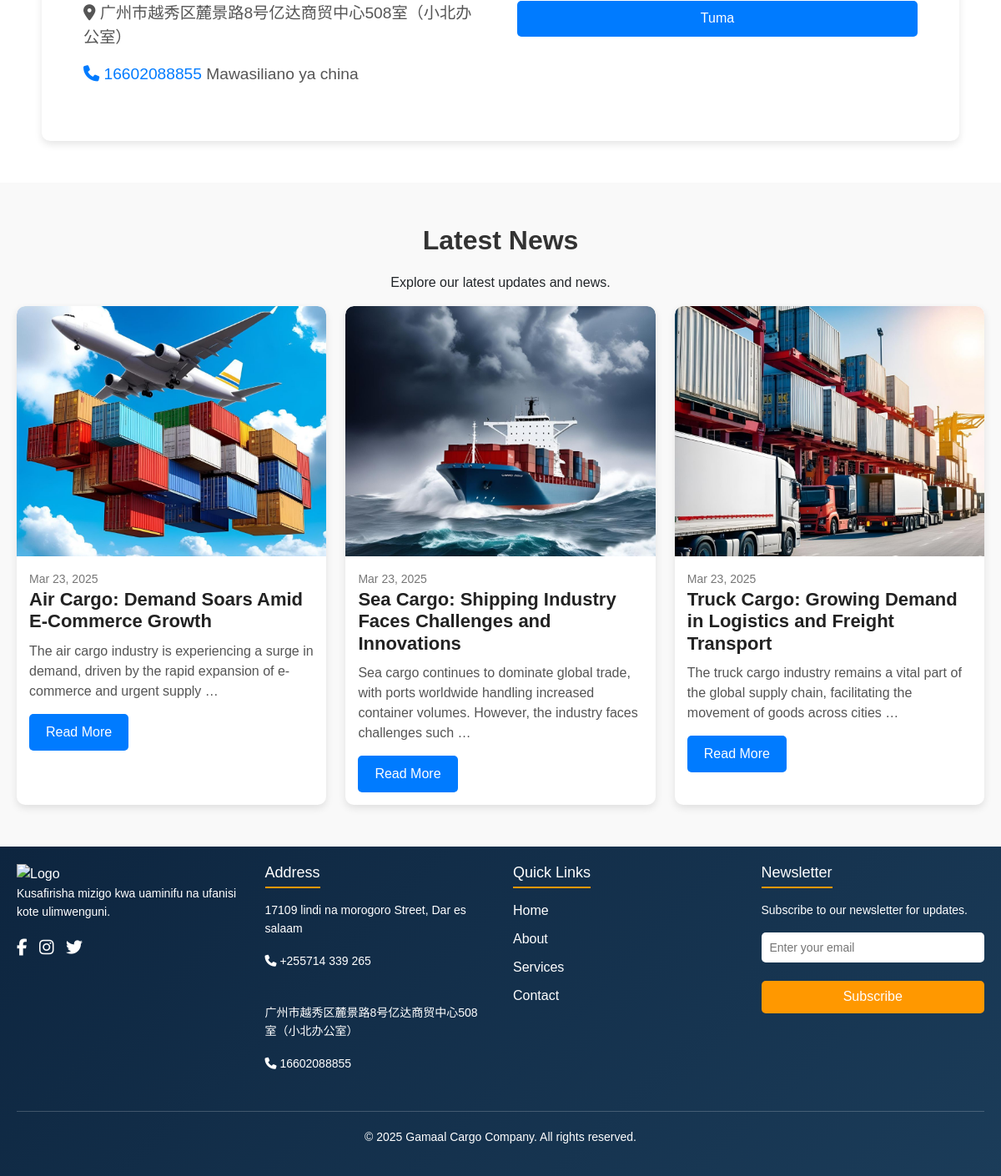
The app's page / (lower part), older data.
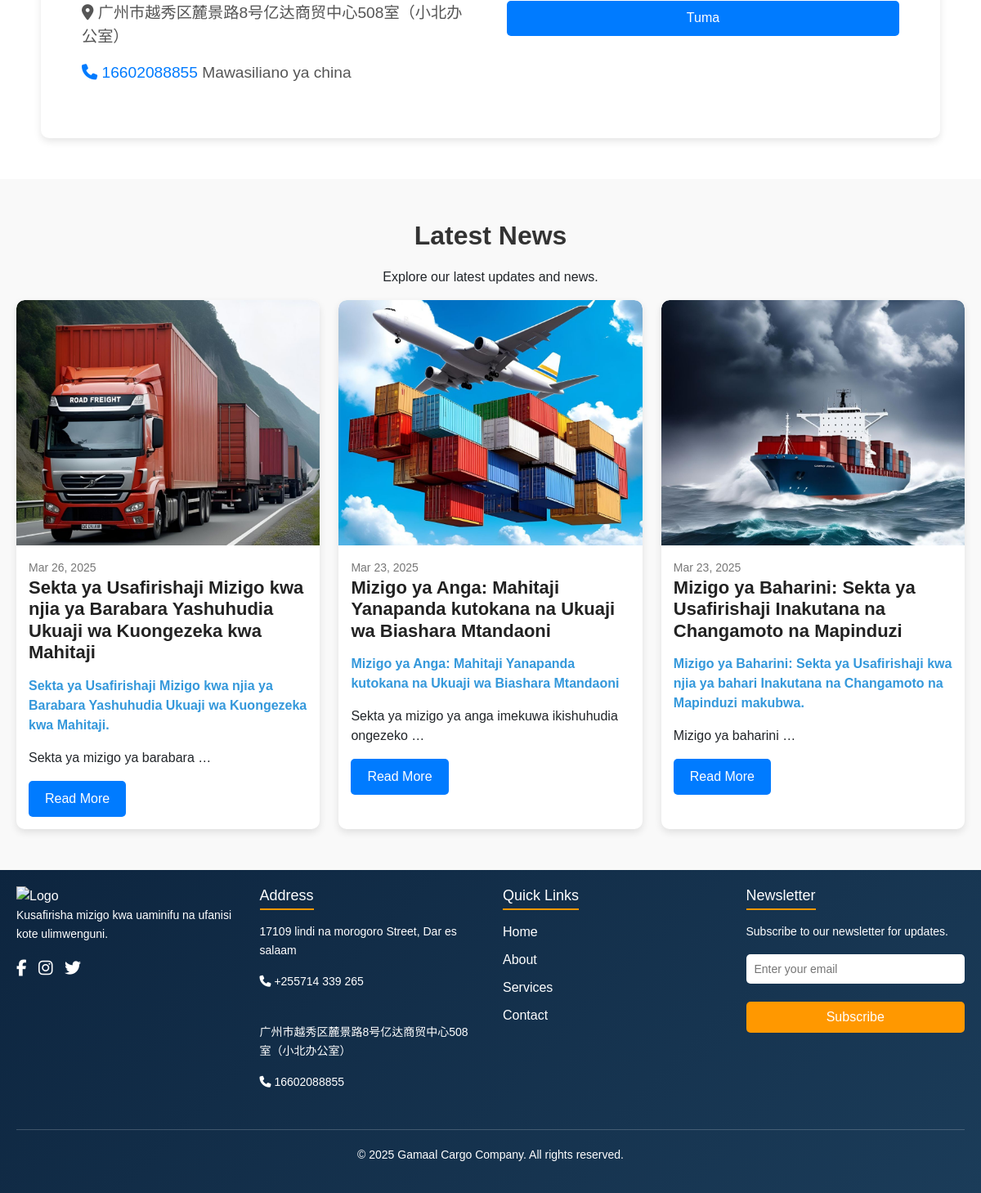
The same page, newer data.
### aircargo/models.py (models this page shows, shortened)
class News(models.Model):
    title = models.CharField(max_length=255)
    image = models.ImageField(upload_to='news_images/')
    date_posted = models.DateField(auto_now_add=True)
    content = RichTextField()  # Enables rich text editing

### aircargo/views.py (the view)
# urls.py: path('', home_view, name='home'),
def home_view(request):
    latest_news = News.objects.order_by('-date_posted')[:10]  # Get the 10 latest news posts
    return render(request, 'home.html', {'latest_news': latest_news})

### aircargo/templates/home.html (shortened to what this page needs)
{% extends 'base.html' %}
{% load static %}
{% block content %}
<section class="contact-section">
    <div class="contact-container">
        <div class="contact-info">
             <p><i class="fas fa-map-marker-alt"></i>  广州市越秀区麓景路8号亿达商贸中心508室（小北办公室）</p>
             <p><a href="tel:+255714339265"><i class="fas fa-phone"></i> 16602088855</a> Mawasiliano ya china</p>
        </div>
        <div class="contact-form">
            <form method="POST">
                <button type="submit">Tuma</button>
            </form>
        </div>
    </div>
</section>
<section class="latest-news">
    <h2>Latest News</h2>
    <p>Explore our latest updates and news.</p>
    <div class="news-container">
        {% for news in latest_news %}
        <div class="news-box">
            <img src="{{ news.image.url }}" alt="News Image">
            <div class="news-content">
                <span class="news-date">{{ news.date_posted|date:"M d, Y" }}</span>
                <h3 class="news-title">{{ news.title }}</h3>
                <p class="news-text">{{ news.content|truncatewords:20|safe }}</p>
                <a href="{% url 'news_detail' news.id %}" class="read-more">Read More</a>
            </div>
        </div>
        {% endfor %}
    </div>
</section>
{% endblock %}

### aircargo/templates/base.html (shortened to what this page needs)
<!DOCTYPE html>
<html lang="en">
<head>
    {% load static %}
    <link rel="stylesheet" href="https://cdnjs.cloudflare.com/ajax/libs/bootstrap/5.3.0/css/bootstrap.min.css">
    <link href="https://cdnjs.cloudflare.com/ajax/libs/font-awesome/6.0.0-beta3/css/all.min.css" rel="stylesheet">
    <link href="https://cdnjs.cloudflare.com/ajax/libs/font-awesome/5.15.4/css/all.min.css" rel="stylesheet">
    <link rel="stylesheet" href="https://cdnjs.cloudflare.com/ajax/libs/font-awesome/6.0.0/css/all.min.css">
    <link rel="stylesheet" href="https://cdnjs.cloudflare.com/ajax/libs/font-awesome/6.0.0/css/all.min.css">
    <link rel="stylesheet" href="https://cdnjs.cloudflare.com/ajax/libs/font-awesome/6.0.0/css/all.min.css">
    <link href="https://stackpath.bootstrapcdn.com/bootstrap/4.5.2/css/bootstrap.min.css" rel="stylesheet">
    <link href="https://cdnjs.cloudflare.com/ajax/libs/normalize/8.0.1/normalize.min.css" rel="stylesheet">
    <link rel="stylesheet" href="https://cdnjs.cloudflare.com/ajax/libs/font-awesome/6.4.2/css/all.min.css">
    <link rel="stylesheet" href="{% static 'style.css' %}">
</head>
<body>
{% block content %}
{% endblock %}
<footer class="footer">
    <div class="footer-container">
        <div class="footer-column brand">
            <img src="logo.png" alt="Logo" class="footer-logo">
            <p>Kusafirisha mizigo kwa uaminifu na ufanisi kote ulimwenguni.</p>
            <div class="social-icons">
                <a href="#"><i class="fab fa-facebook-f"></i></a>
                <a href="#"><i class="fab fa-instagram"></i></a>
                <a href="#"><i class="fab fa-twitter"></i></a>
            </div>
        </div>
        <div class="footer-column">
            <h3>Address</h3>
            <p>17109  lindi na morogoro Street, Dar es salaam</p>
            <p><i class="fas fa-phone"></i> +255714 339 265</p>
            <br>
            <p>广州市越秀区麓景路8号亿达商贸中心508室（小北办公室）</p>
            <p><i class="fas fa-phone"></i> 16602088855</p>
        </div>
        <div class="footer-column">
            <h3>Quick Links</h3>
            <ul>
                <li><a href="/">Home</a></li>
                <li><a href="/about/">About</a></li>
                <li><a href="/services/">Services</a></li>
                <li><a href="/contact/">Contact</a></li>
            </ul>
        </div>
        <div class="footer-column">
            <h3>Newsletter</h3>
            <p>Subscribe to our newsletter for updates.</p>
            <form class="newsletter-form">
                <input type="email" placeholder="Enter your email" required>
                <button type="submit">Subscribe</button>
            </form>
        </div>
    </div>
    <div class="footer-bottom">
        <p>&copy; 2025 Gamaal Cargo Company. All rights reserved.</p>
    </div>
</footer>
</body>
</html>

### aircargo/static/style.css (style rules this page uses)
* { margin: 0; padding: 0; box-sizing: border-box; }
body { font-family: 'Arial', sans-serif; background-color: #f4f4f4; }
.footer { background: linear-gradient(135deg, #0d253f, #1b3c59); color: white; padding: 50px 20px; font-family: Arial, sans-serif; box-sizing: border-box; padding: 20px; }
.footer-container { display: grid; grid-template-columns: repeat(auto-fit, minmax(250px, 1fr)); gap: 30px; max-width: 1200px; margin: auto; text-align: left; }
.footer-column h3 { margin-bottom: 15px; font-size: 18px; border-bottom: 2px solid #ff9800; display: inline-block; padding-bottom: 5px; }
.footer-column p { font-size: 14px; line-height: 1.6; }
.footer-column ul { list-style: none; padding: 0; }
.footer-column ul li { margin-bottom: 10px; }
.footer-column ul li a { color: white; text-decoration: none; transition: color 0.3s; }
.social-icons { margin-top: 10px; }
.social-icons a { color: white; font-size: 20px; margin-right: 10px; transition: transform 0.3s ease; }
.newsletter-form { display: flex; flex-direction: column; }
.newsletter-form input { padding: 10px; border: none; border-radius: 5px; margin-bottom: 10px; font-size: 14px; }
.newsletter-form button { background: #ff9800; color: white; border: none; padding: 10px; border-radius: 5px; cursor: pointer; transition: background 0.3s; }
.footer-bottom { text-align: center; margin-top: 30px; padding-top: 20px; border-top: 1px solid rgba(255, 255, 255, 0.2); font-size: 14px; }

### aircargo/templates/home.html (style rules this page uses)
.read-more { display: inline-block; padding: 8px 16px; color: white; background: #007bff; text-decoration: none; border-radius: 5px; transition: background 0.3s ease-in-out; }
.contact-section { width: 100%; padding: 50px 20px; background: #ffffff; }
.contact-container { display: flex; max-width: 1100px; margin: auto; background: #fff; padding: 30px; box-shadow: 0px 4px 10px rgba(0, 0, 0, 0.1); border-radius: 10px; }
.contact-info { flex: 1; padding: 20px; }
.contact-info p { font-size: 1.2rem; color: #555; margin-bottom: 15px; }
.contact-form { flex: 1; padding: 20px; }
form { display: flex; flex-direction: column; }
input, select, textarea { width: 100%; padding: 12px; border: 1px solid #ddd; border-radius: 5px; font-size: 1rem; }
button { padding: 12px; background: #007bff; color: white; font-size: 1rem; border: none; cursor: pointer; border-radius: 5px; transition: 0.3s; margin-top: 12px; }
.latest-news { text-align: center; padding: 50px 20px; background-color: #f9f9f9; }
.latest-news h2 { font-size: 32px; font-weight: bold; margin-bottom: 20px; color: #333; }
.news-container { display: flex; flex-wrap: wrap; justify-content: space-between; gap: 20px; }
.news-box { width: 32%; background: white; border-radius: 10px; overflow: hidden; box-shadow: 0px 4px 10px rgba(0, 0, 0, 0.1); transition: transform 0.3s ease-in-out; text-align: left; }
.news-box img { width: 100%; height: 300px; object-fit: cover; border-top-left-radius: 10px; border-top-right-radius: 10px; }
.news-content { padding: 15px; }
.news-date { font-size: 14px; color: #777; margin-bottom: 10px; }
.news-title { font-size: 22px; font-weight: bold; margin-bottom: 10px; color: #222; }
.news-text { font-size: 16px; color: #555; line-height: 1.5; margin-bottom: 15px; }
.read-more { display: inline-block; padding: 10px 20px; font-size: 16px; color: white; background: #007bff; text-decoration: none; border-radius: 5px; transition: background 0.3s; }

Row changes from the older to the newer data that the page shows:
removed News: image (picture), date_posted "Mar 23, 2025", title "Truck Cargo: Growing Demand in Logistics and Freight Transport", content "The truck cargo industry remains a vital part of the global supply chain, facilitating the movement of goods across cities …"
added News: image (picture), date_posted "Mar 26, 2025", title "Sekta ya Usafirishaji Mizigo kwa njia ya Barabara Yashuhudia Ukuaji wa Kuongezeka kwa Mahitaji", content "Sekta ya Usafirishaji Mizigo kwa njia ya Barabara Yashuhudia Ukuaji wa Kuongezeka kwa Mahitaji. Sekta ya mizigo ya barabara …"
changed News: title "Air Cargo: Demand Soars Amid E-Commerce Growth" → "Mizigo ya Anga: Mahitaji Yanapanda kutokana na Ukuaji wa Biashara Mtandaoni"; content "The air cargo industry is experiencing a surge in demand, driven by the rapid expansion of e-commerce and urgent supply …" → "Mizigo ya Anga: Mahitaji Yanapanda kutokana na Ukuaji wa Biashara Mtandaoni Sekta ya mizigo ya anga imekuwa ikishuhudia ongezeko …"
changed News: title "Sea Cargo: Shipping Industry Faces Challenges and Innovations" → "Mizigo ya Baharini: Sekta ya Usafirishaji Inakutana na Changamoto na Mapinduzi"; content "Sea cargo continues to dominate global trade, with ports worldwide handling increased container volumes. However, the industry faces challenges such …" → "Mizigo ya Baharini: Sekta ya Usafirishaji kwa njia ya bahari Inakutana na Changamoto na Mapinduzi makubwa. Mizigo ya baharini …"
